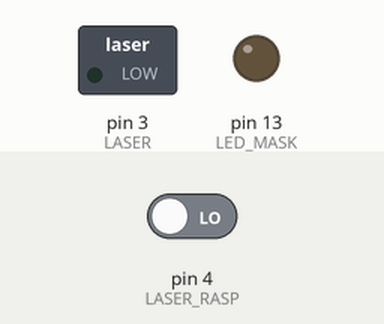
Recording of a sketch running on a simulated Arduino Uno, built with avr-gcc and run on an emulated ATmega328P. On the bench: switched loads named in the sketch (green lamp = pin HIGH), output pins drawn as LEDs (lit = HIGH). Dashed ring = blinking. The test bench sets the inputs (shaded band); at power-on: pin 4 (LASER_RASP) LOW.

Above: at 1.2 s.
1.3 s: pin 4 (LASER_RASP) driven HIGH
At 2.2 s:
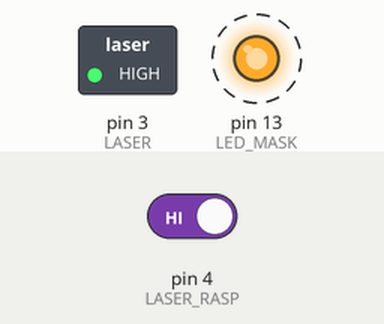
Timing chart, 0 to 10.3 s (numbered marks = the images above; inputs shaded):
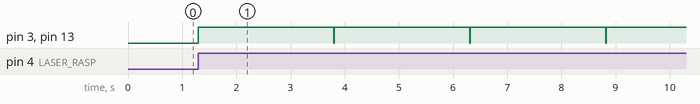

Measured:
- after the input at 1.3 s, pin 3 (LASER), pin 13 (LED_MASK): alternates HIGH for 2.5 s and LOW for 0.01 s, starting at once

The sketch:

laser_control.ino
```cpp
/// should be com3

// Set pin names
#define LASER_RASP 4
#define LASER 3
#define LED_MASK 13

// Customizable laser stim parameters
// for yellow laser:
int pulse_dur = 2500; int n_pulses = 1; int pulse_isi =10;
// for blue laser
// int pulse_dur = 50; int n_pulses = 6; int pulse_isi =100;


//
int laser_state;
int n = 0;

void setup() {
  pinMode(LASER, OUTPUT);
  pinMode(LED_MASK, OUTPUT);
  pinMode(LASER_RASP, INPUT);
}

void loop() {
  // put your main code here, to run repeatedly:
  // uncomment for the laser calibration:
  // digitalWrite(LASER, 1);
    laser_state =  digitalRead(LASER_RASP);
    if (laser_state) {
        // Give pulses of laser & masking LED
        for (n=0; n<n_pulses; n++) {
            digitalWrite(LASER, 1);
            digitalWrite(LED_MASK, 1);
            delay(pulse_dur);
            digitalWrite(LASER, 0);
            digitalWrite(LED_MASK, 0);
            delay(pulse_isi);
        }

    }


}
```
